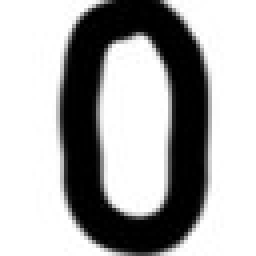
#> input picture dataset/0_0.jpg, 64 x 64 px (shown 4 times larger); its folder holds 4 pictures in this run
$ python digit_identifier.py dataset/0_0.jpg
#> lines starting #> are read from the running program, lines starting #| are printed output that depends on the picture; after the words box and inside, x2 and y2 are one past the last pixel; in counts of white or black regions, pixels touching at a corner belong together
### recognition_confidence.py
class _DigitScore:

	def __init__(self, digit:int, score:int=0):
		self._digit = digit
		self._score = score

	@property
	def digit(self) -> int:
		return self._digit

	@property
	def score(self) -> int:
		return self._score

	@score.setter
	def score(self, value:int) -> None:
		self._score = value

	def apply_delta_score(self, delta_score:float) -> None:
		self._score += delta_score


class RecognitionConfidence:

	def __init__(self) -> None:
		self._content = dict()

	def __getitem__(self, digit_key:int) -> int:
		return self._get_digit_score(digit_key).score

	def __setitem__(self, digit_key:int, score:int) -> None:
		self._get_digit_score(digit_key).score = score

	def apply_delta_score(self, digit_key:int, delta_score:int) -> None:
		self._get_digit_score(digit_key).apply_delta_score(delta_score)

	def as_dict(self) -> dict[int, float]:
		return {digit: ds.score for digit, ds in self._content.items()}

	def calculate_confidence(self) -> float:
		sorted_scores = sorted(
			self._content.values(), key=lambda ds: ds.score, reverse=True)
		max_ds0 = sorted_scores[0]
		max_ds1 = sorted_scores[1]

		confidence = min(max_ds1.score / max_ds0.score, 1.0)
		return max_ds0.digit, confidence

	def _get_digit_score(self, digit_key:int) -> _DigitScore:
		ds = self._content.get(digit_key)

		if ds is None:
			ds = _DigitScore(digit_key)
			self._content[digit_key] = ds

		return ds

### digit_identifier.py
import cv2
import numpy as np
from pathlib import Path
from sys import argv

from recognition_confidence import\
	RecognitionConfidence


_DOT = "."
_UNDERSCORE = "_"

_PATTERN_DATASET_IMG = "*_*.jpg"


def get_digit_from_file_name(img_file_name):
	dot_index = img_file_name.index(_DOT)
	img_file_name = img_file_name[:dot_index]
	split_name = img_file_name.split(_UNDERSCORE)
	return int(split_name[0])


def create_database(image_dir, normalization=None):
	database = dict()
	for i in range(10): # Digits from 0 to 9
		database[i] = list()

	for img_file in image_dir.glob(_PATTERN_DATASET_IMG):
		digit =  get_digit_from_file_name(img_file.name)
		digit_image = cv2.imread(img_file, cv2.IMREAD_COLOR)
#> digit_image is the input picture: shape (64, 64, 3); min 0, max 255, mean 171.6

		if normalization:
			digit_image = normalization(digit_image)
#> after the loop in normalize_binary, `for i0 in range(size0):`:
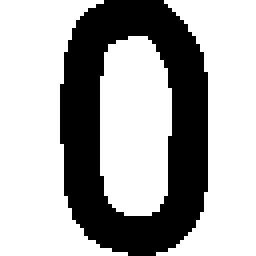
#> normalized_image: shape (64, 64) float64 (shown 4 times larger); values 0 (black) and 1 (white), 67.2% white; 1 black region, box (x1, y1, x2, y2) and area: (15, 0, 52, 64) 1343

		database[digit].append(digit_image)
#> pass 2 of the loop in create_database, `for img_file in image_dir.glob(_PATTERN_DATASET_IMG):`:
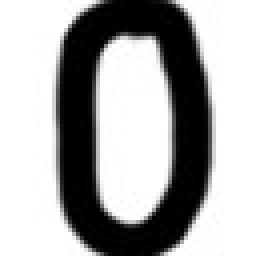
#> input picture dataset/0_11.jpg, 64 x 64 px (shown 4 times larger)
#> in create_database, digit_image is the input picture: shape (64, 64, 3); min 0, max 255, mean 169.2
#> after the loop in normalize_binary (call 2), `for i0 in range(size0):`:
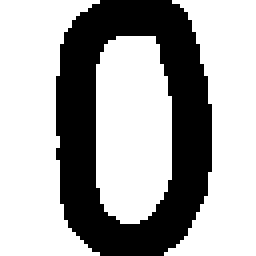
#> normalized_image: shape (64, 64) float64 (shown 4 times larger); values 0 (black) and 1 (white), 66.2% white; 1 black region, box (x1, y1, x2, y2) and area: (14, 0, 53, 64) 1384
#> pass 3 of the loop in create_database, `for img_file in image_dir.glob(_PATTERN_DATASET_IMG):`:
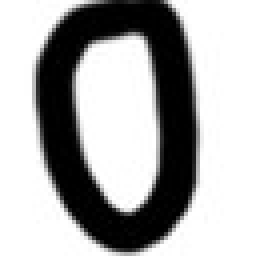
#> input picture dataset/0_15.jpg, 64 x 64 px (shown 4 times larger)
#> in create_database, digit_image is the input picture: shape (64, 64, 3); min 0, max 255, mean 171.5
#> after the loop in normalize_binary (call 3), `for i0 in range(size0):`:
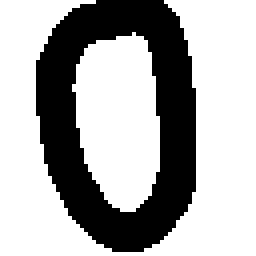
#> normalized_image: shape (64, 64) float64 (shown 4 times larger); values 0 (black) and 1 (white), 67.4% white; 1 black region, box (x1, y1, x2, y2) and area: (9, 0, 49, 63) 1337
#> the loop made 4 passes; the first 3 are shown

	return database


def normalize_binary(image, threshold_factor):
	threshold = threshold_factor * 255
	shap = image.shape[:2]
	size0, size1 = shap

	normalized_image = np.zeros(shap)
	for i0 in range(size0):
		for i1 in range(size1):
			bgr = image[i0, i1]
			pixel_sum = sum((int(n) for n in bgr))

			if pixel_sum / 3 >= threshold:
				normalized_image[i0, i1] = 1

	return normalized_image


def print_dict(a_dict):
	output = ""

	for k, v in a_dict.items():
		output += f"{k}: {v}\n"

	print(output)


def recognize_digit(digit_image, database):
	confidence = RecognitionConfidence()

	for digit, db_images in database.items():
		for db_image in db_images:
			size0, size1 = db_image.shape
			for i0 in range(size0):
				for i1 in range(size1):
					if digit_image[i0, i1] == db_image[i0, i1]:
						confidence.apply_delta_score(digit, 2)
					else:
						confidence.apply_delta_score(digit, -1)

	return confidence.calculate_confidence()


digit_path = argv[1]

norm_bin = lambda img: normalize_binary(img, 0.5)
db = create_database(Path.cwd()/"dataset", norm_bin)
#> db = 10 items

image = cv2.imread(digit_path, cv2.IMREAD_COLOR)
image = norm_bin(image)
digit, confidence = recognize_digit(image, db)
#> the loop in recognize_digit, `for digit, db_images in database.items():` made 10 passes
#> (the run stopped early here; a loop or call above may not have finished)
